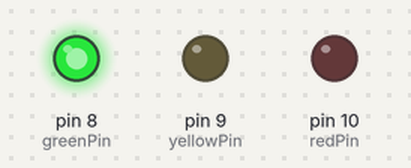
Simulated run of this sketch. Board: Arduino Uno, built with avr-gcc and run on an emulated ATmega328P. Shown: output pins drawn as LEDs (lit = HIGH).

Above: at 2.5 s.
At 6.0 s:
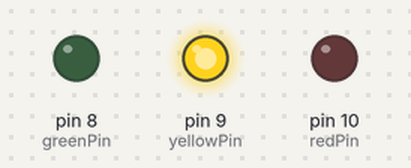
At 9.5 s:
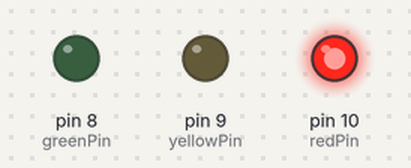
Timing chart, 0 to 15.6 s (numbered marks = the images above):
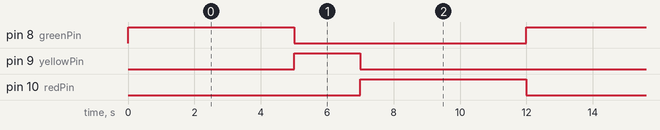

Measured:
- by itself, pin 8 (greenPin), pin 10 (redPin): alternates HIGH for 5.0 s and LOW for 7.0 s
- by itself, pin 9 (yellowPin): alternates HIGH for 2.0 s and LOW for 10.0 s
- by itself, everything shown: repeats every 12.0 s, in 4 steps

The sketch:

Semaforo.ino
```cpp
// Pines para los LEDs de cada luz del semáforo
const int redPin = 10;
const int yellowPin = 9;
const int greenPin = 8;

// Duraciones en milisegundos para cada luz del semáforo
const unsigned long redDuration = 5000;   // 5 segundos
const unsigned long yellowDuration = 2000; // 2 segundos
const unsigned long greenDuration = 5000;  // 5 segundos

// Función para inicializar los pines de salida
void setup() {
  pinMode(redPin, OUTPUT);
  pinMode(yellowPin, OUTPUT);
  pinMode(greenPin, OUTPUT);
}

// Ciclo principal de operación del semáforo
void loop() {
  // Encender luz verde
  encenderLuz(greenPin, greenDuration);

  // Encender luz amarilla
  encenderLuz(yellowPin, yellowDuration);

  // Encender luz roja
  encenderLuz(redPin, redDuration);
}

// Función para encender una luz específica y esperar la duración definida
void encenderLuz(int pin, unsigned long duration) {
  digitalWrite(pin, HIGH); // Encender luz
  delay(duration);         // Esperar la duración asignada
  digitalWrite(pin, LOW);  // Apagar luz
}
```
